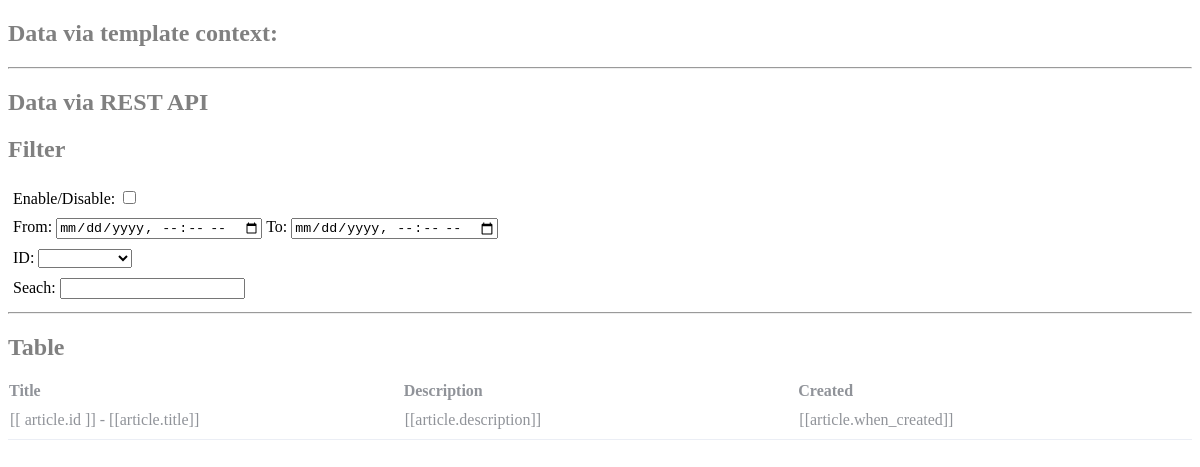
/articles/, run on an earlier commit of the app's database.
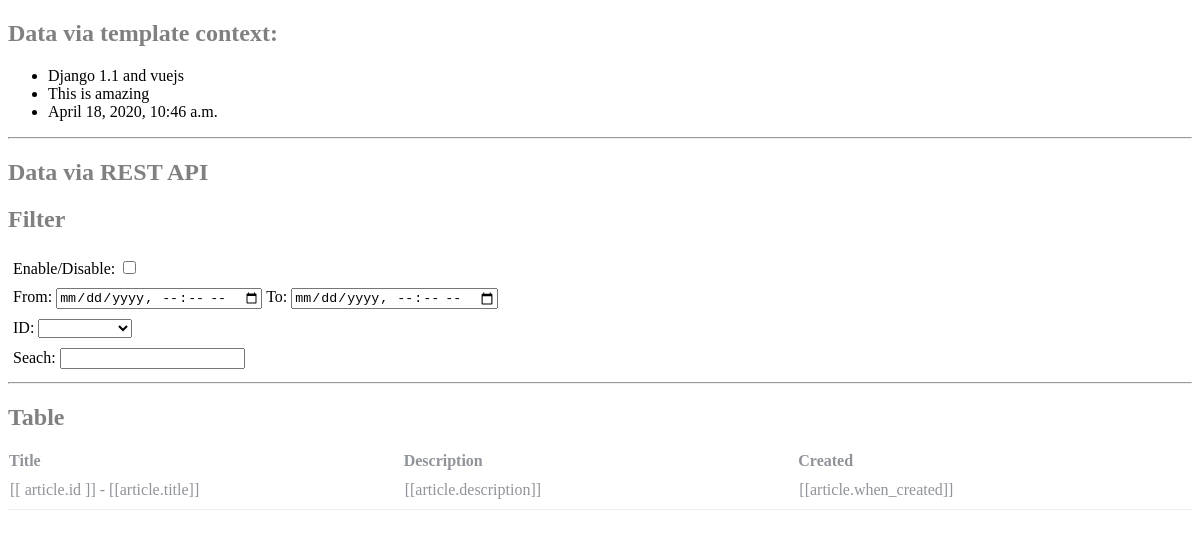
And on a later commit of the database.
### myapp/models.py (models this page shows)
class Article(models.Model):
    title = models.CharField(max_length=200)
    desc = models.TextField()
    created = models.DateTimeField(auto_now_add=True)
    modified =  models.DateTimeField(auto_now=True)

### myapp/views.py (the view)
def index(request):
    context = {
        'article': Article.objects.order_by('-created')
    }
    return render(request, 'myapp/index.html', context)

### myapp/templates/myapp/index.html (shortened to what this page needs)
<!DOCTYPE html>
    <head>
    </head>
    <body>
        <section>
            <header>
                <h1>Data via template context:</h1>
            </header>
            {% for a in article %}
                <ul>
                    <li>{{ a.title }}</li>
                    <li>{{ a.desc }}</li>
                    <li>{{ a.created }}</li>
                </ul>
            {% endfor %}
        </section>
        <hr style="color: #EBEEF5" />
        <div id="app">
            <section id="filter-container">
                <header>
                    <h1>Data via REST API</h1>
                </header>
                <section>
                    <header>
                        <h2>Filter</h2>
                    </header>
                    <div>
                        <label for="checkbox">Enable/Disable:</label>
                        <input type="checkbox" id="checkbox" v-model="filter.checked">
                    </div>
                    <div>
                        <label for="date-from">From:</label>
                        <input v-model="filter.date.from" id="date" type="datetime-local">
                        <label for="date-to">To:</label>
                        <input v-model="filter.date.to" id="date" type="datetime-local">
                    </div>
                    <div>
                        <label for="id">ID:</label>
                        <select v-model="filter.id" id="id">
                            <option></option>
                            <option v-for="(article, index) in initArticles" :key="index">[[ article.id ]]</option>
                        </select>
                    </div>
                    <div>
                        <label for="search">Seach:</label>
                        <input v-model="filter.search" id="search" />
                    </div>
                </section>
                <hr style="color: #EBEEF5" />
                <section id="table-container">
                    <header>
                        <h2>Table</h2>
                    </header>
                    <table>
                        <thead>
                            <tr>
                                <th>Title</th>
                                <th>Description</th>
                                <th>Created</th>
                            </tr>
                        </thead>
                        <tbody>
                            <tr v-for="(article, index) in articles" :key="index">
                                <td>
                                    [[ article.id ]] - [[article.title]]
                                </td>
                                <td>
                                    [[article.description]]
                                </td>
                                <td>
                                    [[article.when_created]]
                                </td>
                            </tr>
                        </tbody>
                    </table>
                </section>
            </section>
        </div>
    </body>
</html>

What changed in the data, as far as the page shows it:
added Article: title "Django 1.1 and vuejs", desc "This is amazing", created "April 18, 2020, 10:46 a.m."
